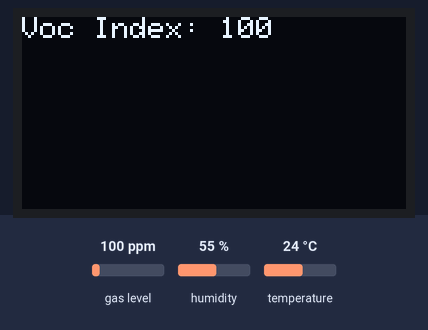
Bench run of a sketch on a simulated ESP32. Parts: 128×64 one-colour display. The inputs (shaded band) are chosen by the test bench; at power-on: gas level 100 ppm, humidity 55 %, temperature 24 °C. What the sketch prints to the serial monitor is not drawn.

Above: at 1.4 s.
1.5 s: gas level set to 20 ppm
At 3.6 s:
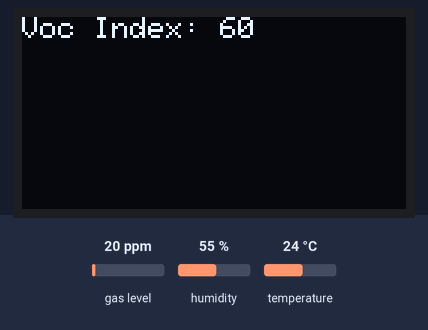
4.1 s: gas level set to 250 ppm
At 5.7 s:
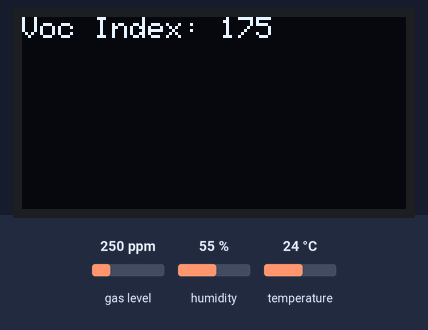
6.3 s: gas level set to 500 ppm
At 7.9 s:
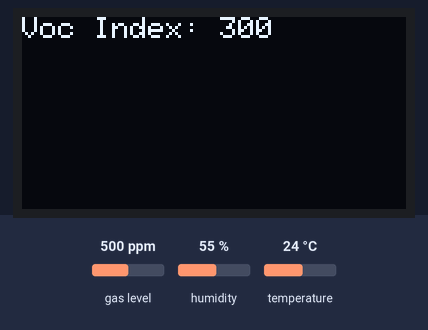
Timing chart, 0 to 9.4 s (numbered marks = the images above; inputs shaded):
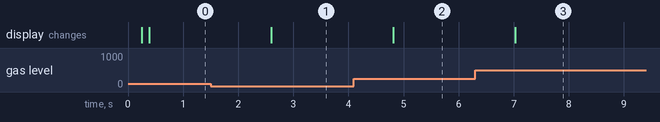

Measured:
- after the input at 1.5 s, the display: changes after 1.1 s (image 1)
- after the input at 4.1 s, the display: changes after 0.71 s (image 2)
- after the input at 6.3 s, the display: changes after 0.73 s (image 3)

The sketch:

SGP40_SHT4x_VOC_OLED.ino
```cpp
/*
* This example code for SGP40 Air Quality Sensor plus Temperature and Humidity SHT41 module
* is used with ESP32 LPkit board.
* ESP32-LPkit reads data from SGP40 sensor and use Temperature and Humidity SHT41 module to calculate VOC index
* and shows on OLED display
*
* SDA - GPIO21
* SCL - GPIO22
*
* Made by (c) laskakit.cz 2023
*
* Libraries
* https://github.com/adafruit/Adafruit_SGP40 Example is used
* https://github.com/adafruit/Adafruit_SHT4X
* https://github.com/adafruit/Adafruit-GFX-Library
* https://github.com/adafruit/Adafruit_SH110X
*/

#include <SPI.h>
#include <Wire.h>
#include "Adafruit_SGP40.h"
#include "Adafruit_SHT4x.h"
#include <Adafruit_GFX.h>     // https://github.com/adafruit/Adafruit-GFX-Library
#include <Adafruit_SH110X.h>  // https://github.com/adafruit/Adafruit_SH110X

#define i2c_Address 0x3c

Adafruit_SH1106G display = Adafruit_SH1106G(128, 64, &Wire, -1); //Nastavý display
Adafruit_SGP40 sgp;
Adafruit_SHT4x sht4 = Adafruit_SHT4x();

void setup() {
  Serial.begin(115200);
  while (!Serial) { delay(10); } // Wait for serial console to open!

  Serial.println("SGP40 test with SHT41 compensation");

  if (! sgp.begin()){
    Serial.println("SGP40 sensor not found :(");
    while (1);
  }

 if (! sht4.begin()) {
    Serial.println("SHT4x not found");
    Serial.println("Check the connection");
    while (1) delay(1);
  }

  sht4.setPrecision(SHT4X_HIGH_PRECISION); // highest resolution
  sht4.setHeater(SHT4X_NO_HEATER); // no heater

  Serial.print("Found SHT4x + SGP40 serial #");
  Serial.print(sgp.serialnumber[0], HEX);
  Serial.print(sgp.serialnumber[1], HEX);
  Serial.println(sgp.serialnumber[2], HEX);

  delay(250);

  display.begin(i2c_Address, true);
  display.clearDisplay();
  display.setTextColor(SH110X_WHITE);
  display.setTextSize(1);
}

int counter = 0;
void loop() {
  uint16_t sraw;
  int32_t voc_index;

  sensors_event_t humidity, temp; // temperature and humidity variables
  sht4.getEvent(&humidity, &temp);

  float t = temp.temperature;
  Serial.print("Temp *C = "); Serial.print(t); Serial.print("\t\t");
  float h = humidity.relative_humidity;
  Serial.print("Hum. % = "); Serial.println(h);

  sraw = sgp.measureRaw(t, h);
  Serial.print("Raw measurement: ");
  Serial.println(sraw);

  voc_index = sgp.measureVocIndex(t, h);

  if(voc_index == 0) {
     Serial.println("Voc Index: Calibrating...");                       //colibrating the sensor
  } else {
    Serial.print("Voc Index: ");
    Serial.println(voc_index);       //Zobrazí na displeji Voc Index
  }

  display.setCursor(0,0);
  if(voc_index == 0) {
    display.println("Calibrating...");                       //colibrating the sensor
  } else {
    display.println((String)"Voc Index: "+ voc_index);       //Zobrazí na displeji Voc Index
  }

  display.display();
  delay(1000);
  display.clearDisplay();
}
```
